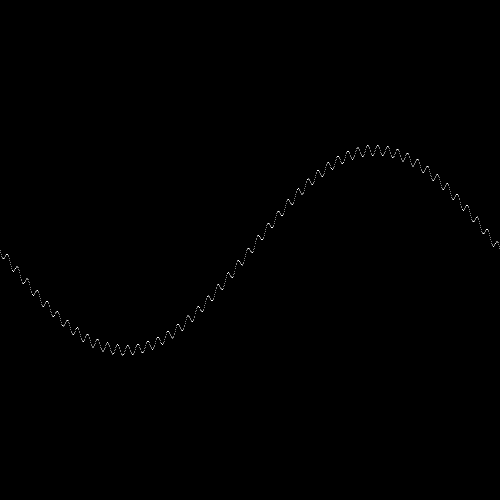
#> input picture terrain_following/src/png/terrain.png, 1000 x 1000 px (shown at 1/2 size)
$ python terrain_analsys.py   (Python 2 division)
#> lines starting #> are read from the running program, lines starting #| are printed output that depends on the picture; after the words box and inside, x2 and y2 are one past the last pixel; in counts of white or black regions, pixels touching at a corner belong together
import numpy as np
import cv2
from matplotlib import pyplot as plt

img = cv2.imread('png/terrain.png',0)
#> img: shape (1000, 1000); 0.1% white in thin lines or dots, all inside (x1, y1, x2, y2) = (0, 290, 1000, 711)

dft = cv2.dft(np.float32(img), flags = cv2.DFT_COMPLEX_OUTPUT)
dft_shift = np.fft.fftshift(dft)

magnitude_spectrum = 20*np.log(cv2.magnitude(dft_shift[:,:,0],dft_shift[:,:,1]))
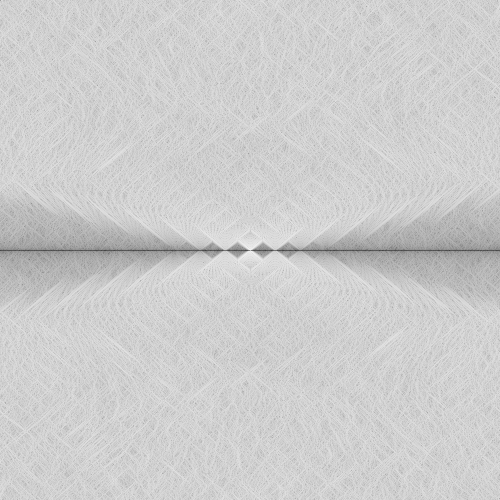
#> magnitude_spectrum: shape (1000, 1000) float32 (shown at 1/2 size); 0% of the values are NaN or infinite; the others: min -199.8, max 249, mean 161.9; drawn with min black, max white, NaN and infinite black


plt.subplot(121),plt.imshow(img, cmap = 'gray')
plt.title('Input Image'), plt.xticks([]), plt.yticks([])
plt.subplot(122),plt.imshow(magnitude_spectrum, cmap = 'gray')
plt.title('Magnitude Spectrum'), plt.xticks([]), plt.yticks([])
plt.show()
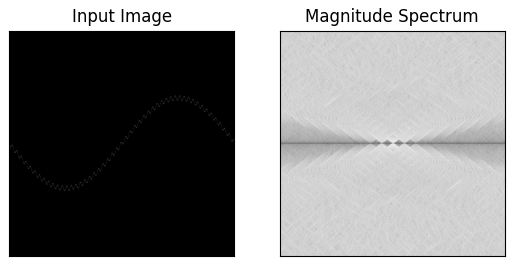
#> figure drawn by matplotlib, 2 panels


rows, cols = img.shape
#> rows = 1000; cols = 1000
crow,ccol = rows/2 , cols/2
#> crow = 500; ccol = 500

# create a mask first, center square is 1, remaining all zeros
mask = np.zeros((rows,cols,2),np.uint8)
mask[crow-20:crow+20, ccol-20:ccol+20] = 1

# apply mask and inverse DFT
fshift = dft_shift*mask
f_ishift = np.fft.ifftshift(fshift)
img_back = cv2.idft(f_ishift)
img_back = cv2.magnitude(img_back[:,:,0],img_back[:,:,1])
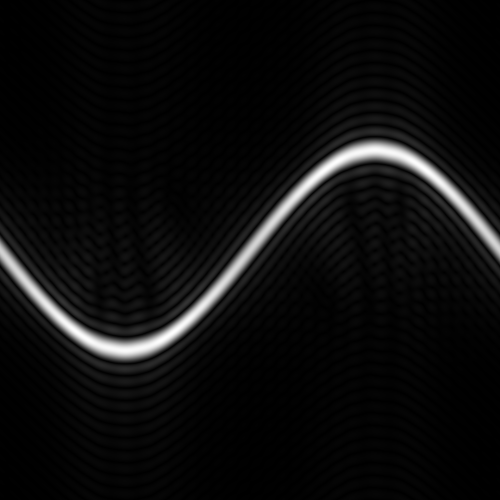
#> img_back: shape (1000, 1000) float32 (shown at 1/2 size); min 7.55, max 9122895, mean 481543.7; drawn with min black and max white

x = np.linspace(0, 999, 1000)
y = img_back[:, 400]
#> y = 1000 values, max 8514453 at index 616, min 1032.2 at index 43, mean 446471.2

plt.subplot(131),plt.imshow(img, cmap = 'gray')
plt.title('Input Image'), plt.xticks([]), plt.yticks([])
plt.subplot(132),plt.imshow(img_back)
plt.title('Magnitude Spectrum'), plt.xticks([]), plt.yticks([])
plt.subplot(133),plt.plot(x, y)
plt.title('y=400'), plt.xticks([]), plt.yticks([])
plt.show()
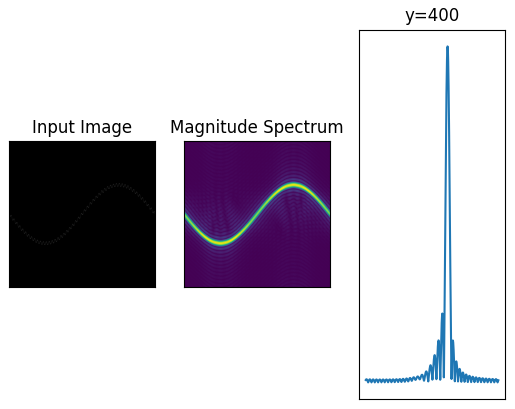
#> figure drawn by matplotlib, 3 panels

dft = cv2.dft(np.float32(img_back), flags = cv2.DFT_COMPLEX_OUTPUT)
dft_shift = np.fft.fftshift(dft)

magnitude_spectrum = 20*np.log(cv2.magnitude(dft_shift[:,:,0],dft_shift[:,:,1]))
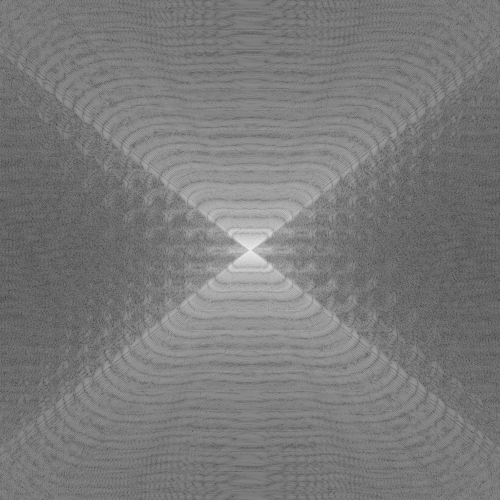
#> magnitude_spectrum: shape (1000, 1000) float32 (shown at 1/2 size); min 64.82, max 538, mean 292.9; drawn with min black and max white


plt.subplot(121),plt.imshow(img_back, cmap = 'gray')
plt.title('Input Image'), plt.xticks([]), plt.yticks([])
plt.subplot(122),plt.imshow(magnitude_spectrum, cmap = 'gray')
plt.title('Magnitude Spectrum'), plt.xticks([]), plt.yticks([])
plt.show()
